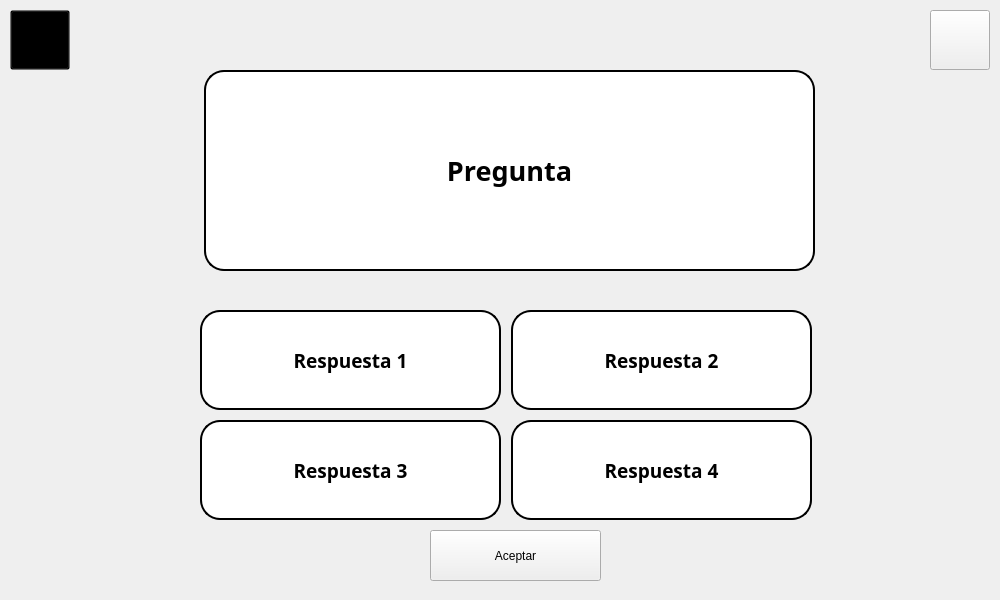
<?xml version="1.0" encoding="UTF-8"?>
<ui version="4.0">
 <class>module1test</class>
 <widget class="QWidget" name="module1test">
  <property name="geometry">
   <rect>
    <x>0</x>
    <y>0</y>
    <width>1000</width>
    <height>600</height>
   </rect>
  </property>
  <property name="windowTitle">
   <string>Form</string>
  </property>
  <widget class="QPushButton" name="backModuleS">
   <property name="geometry">
    <rect>
     <x>10</x>
     <y>10</y>
     <width>60</width>
     <height>60</height>
    </rect>
   </property>
   <property name="minimumSize">
    <size>
     <width>60</width>
     <height>60</height>
    </size>
   </property>
   <property name="maximumSize">
    <size>
     <width>60</width>
     <height>60</height>
    </size>
   </property>
   <property name="font">
    <font>
     <family>Segoe Print</family>
     <pointsize>16</pointsize>
    </font>
   </property>
   <property name="styleSheet">
    <string notr="true">#backModuleS{
image: url(:/buttons/buttons/left.png);
background: transparent;
}
#backModuleS:hover{
	image: url(:/buttons/buttons/leftH.png);
}
#backModuleS:pressed{
	image: url(:/buttons/buttons/leftP.png);
}</string>
   </property>
   <property name="text">
    <string/>
   </property>
  </widget>
  <widget class="QPushButton" name="nextPart">
   <property name="geometry">
    <rect>
     <x>930</x>
     <y>10</y>
     <width>60</width>
     <height>60</height>
    </rect>
   </property>
   <property name="sizePolicy">
    <sizepolicy hsizetype="Fixed" vsizetype="Fixed">
     <horstretch>0</horstretch>
     <verstretch>0</verstretch>
    </sizepolicy>
   </property>
   <property name="minimumSize">
    <size>
     <width>60</width>
     <height>60</height>
    </size>
   </property>
   <property name="maximumSize">
    <size>
     <width>60</width>
     <height>60</height>
    </size>
   </property>
   <property name="font">
    <font>
     <family>Segoe Print</family>
     <pointsize>12</pointsize>
    </font>
   </property>
   <property name="styleSheet">
    <string notr="true"/>
   </property>
   <property name="text">
    <string/>
   </property>
  </widget>
  <widget class="QLabel" name="title">
   <property name="geometry">
    <rect>
     <x>100</x>
     <y>10</y>
     <width>821</width>
     <height>41</height>
    </rect>
   </property>
   <property name="font">
    <font>
     <family>Sitka</family>
     <pointsize>20</pointsize>
    </font>
   </property>
   <property name="text">
    <string/>
   </property>
   <property name="alignment">
    <set>Qt::AlignCenter</set>
   </property>
  </widget>
  <widget class="QLabel" name="preguntaText">
   <property name="geometry">
    <rect>
     <x>204</x>
     <y>70</y>
     <width>611</width>
     <height>201</height>
    </rect>
   </property>
   <property name="font">
    <font>
     <family>Sitka Small Semibold</family>
     <pointsize>20</pointsize>
     <bold>true</bold>
    </font>
   </property>
   <property name="styleSheet">
    <string notr="true">border: 2px solid black;
border-radius: 20px;
background-color: white;</string>
   </property>
   <property name="text">
    <string>Pregunta</string>
   </property>
   <property name="alignment">
    <set>Qt::AlignCenter</set>
   </property>
   <property name="wordWrap">
    <bool>true</bool>
   </property>
   <property name="margin">
    <number>5</number>
   </property>
  </widget>
  <widget class="QPushButton" name="aceptar">
   <property name="geometry">
    <rect>
     <x>430</x>
     <y>530</y>
     <width>171</width>
     <height>51</height>
    </rect>
   </property>
   <property name="text">
    <string>Aceptar</string>
   </property>
  </widget>
  <widget class="QWidget" name="layoutWidget">
   <property name="geometry">
    <rect>
     <x>200</x>
     <y>310</y>
     <width>612</width>
     <height>212</height>
    </rect>
   </property>
   <layout class="QGridLayout" name="gridLayout">
    <property name="spacing">
     <number>10</number>
    </property>
    <item row="0" column="0">
     <widget class="QPushButton" name="R1">
      <property name="minimumSize">
       <size>
        <width>300</width>
        <height>100</height>
       </size>
      </property>
      <property name="font">
       <font>
        <family>Sitka Small Semibold</family>
        <pointsize>14</pointsize>
        <bold>true</bold>
       </font>
      </property>
      <property name="styleSheet">
       <string notr="true">#R1{
background-color: white;
border: 2px solid black;
border-radius: 20px;
}

#R1:hover{
border: 2px solid teal;}</string>
      </property>
      <property name="text">
       <string>Respuesta 1</string>
      </property>
      <property name="wordWrap" stdset="0">
       <bool>true</bool>
      </property>
     </widget>
    </item>
    <item row="0" column="1">
     <widget class="QPushButton" name="R2">
      <property name="minimumSize">
       <size>
        <width>300</width>
        <height>100</height>
       </size>
      </property>
      <property name="font">
       <font>
        <family>Sitka Small Semibold</family>
        <pointsize>14</pointsize>
        <bold>true</bold>
       </font>
      </property>
      <property name="styleSheet">
       <string notr="true">QPushButton{
background-color: white;
border: 2px solid black;
border-radius: 20px;
}

QPushButton:hover{
border: 2px solid blue;
}</string>
      </property>
      <property name="text">
       <string>Respuesta 2</string>
      </property>
      <property name="wordWrap" stdset="0">
       <bool>true</bool>
      </property>
     </widget>
    </item>
    <item row="1" column="0">
     <widget class="QPushButton" name="R3">
      <property name="minimumSize">
       <size>
        <width>300</width>
        <height>100</height>
       </size>
      </property>
      <property name="font">
       <font>
        <family>Sitka Small Semibold</family>
        <pointsize>14</pointsize>
        <bold>true</bold>
       </font>
      </property>
      <property name="styleSheet">
       <string notr="true">#R3{
background-color: white;
border: 2px solid black;
border-radius: 20px;
}

#R3:hover{
border: 2px solid purple;
}</string>
      </property>
      <property name="text">
       <string>Respuesta 3</string>
      </property>
      <property name="wordWrap" stdset="0">
       <bool>true</bool>
      </property>
     </widget>
    </item>
    <item row="1" column="1">
     <widget class="QPushButton" name="R4">
      <property name="minimumSize">
       <size>
        <width>300</width>
        <height>100</height>
       </size>
      </property>
      <property name="font">
       <font>
        <family>Sitka Small Semibold</family>
        <pointsize>14</pointsize>
        <bold>true</bold>
       </font>
      </property>
      <property name="styleSheet">
       <string notr="true">#R4{
background-color: white;
border: 2px solid black;
border-radius: 20px;
}

#R4:hover{
border: 2px solid orange;
}</string>
      </property>
      <property name="text">
       <string>Respuesta 4</string>
      </property>
      <property name="wordWrap" stdset="0">
       <bool>true</bool>
      </property>
     </widget>
    </item>
   </layout>
  </widget>
  <widget class="QLabel" name="aviso">
   <property name="geometry">
    <rect>
     <x>820</x>
     <y>80</y>
     <width>161</width>
     <height>81</height>
    </rect>
   </property>
   <property name="styleSheet">
    <string notr="true">image: url(:/assets/aviso.png);</string>
   </property>
   <property name="text">
    <string/>
   </property>
  </widget>
  <widget class="QLabel" name="points">
   <property name="geometry">
    <rect>
     <x>460</x>
     <y>250</y>
     <width>91</width>
     <height>51</height>
    </rect>
   </property>
   <property name="font">
    <font>
     <family>Sitka Small</family>
     <pointsize>12</pointsize>
    </font>
   </property>
   <property name="text">
    <string/>
   </property>
   <property name="alignment">
    <set>Qt::AlignCenter</set>
   </property>
  </widget>
 </widget>
 <resources/>
 <connections/>
</ui>
